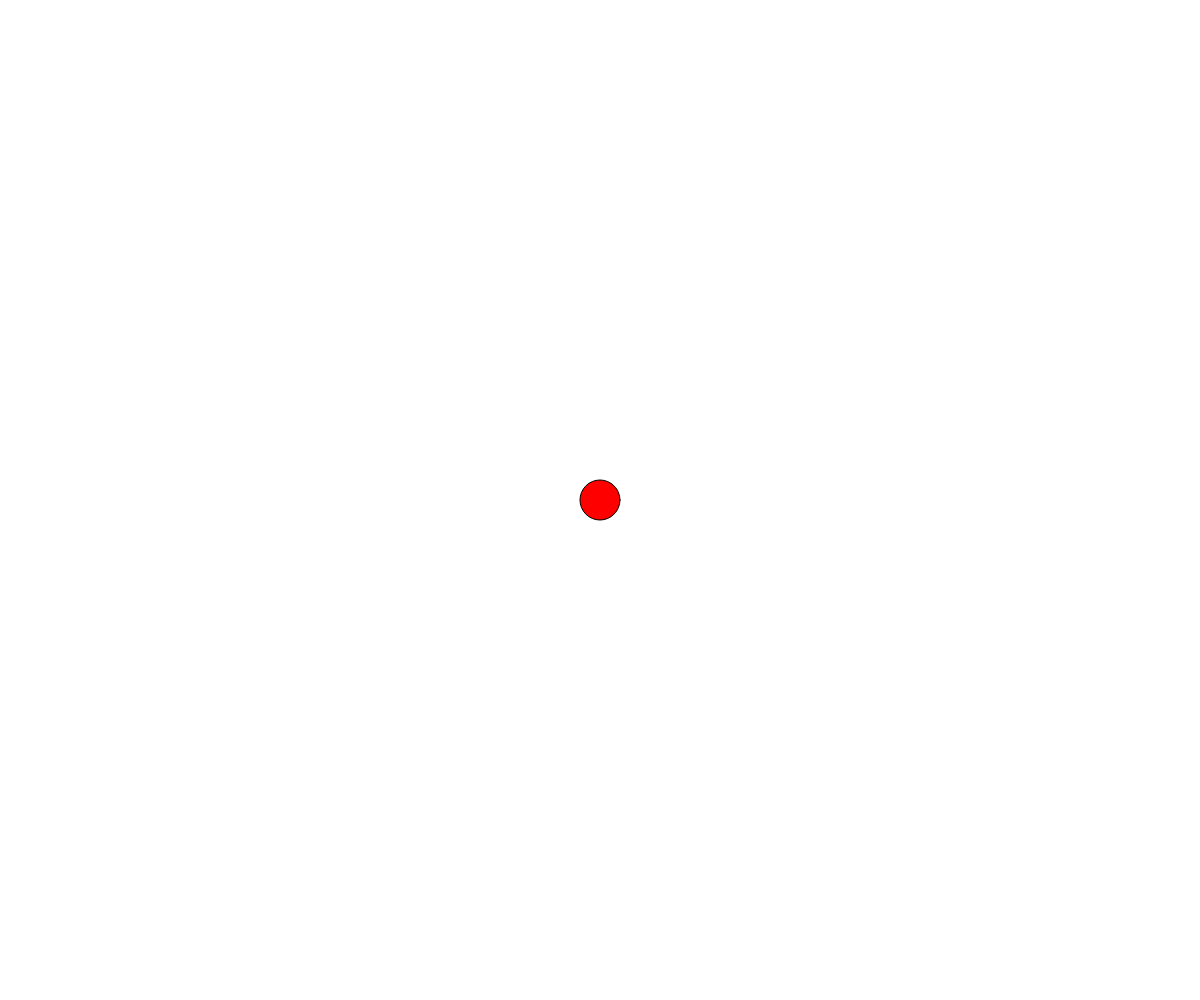
Frame 1 (no input)
Frame 60 (no input): identical to frame 1, image omitted
Frame 120 (the mouse pressed at the canvas centre since frame 60): identical to frame 1, image omitted

The p5.js sketch that drew this single still picture (run headless with seeded random() and noise() and a simulated clock; from frame 60 on, the mouse is pressed at the canvas centre):

// p5.js sketch
// ── sketch.js
function setup() {
    createCanvas( windowWidth, windowHeight );
}

function draw() {
    background('white');

    // set the fill color for an ellipse
    if( true ) {
        fill('red');
    } else {
        fill('blue');
    }

    ellipse( width/2, height/2, 40 );
}
